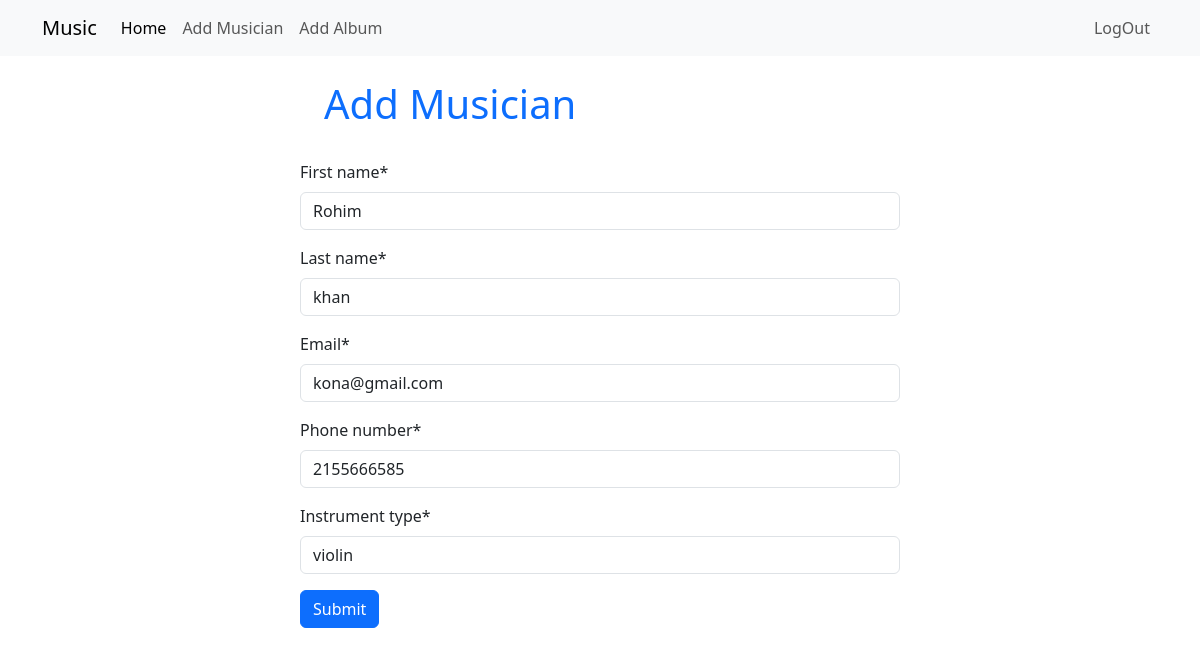
The page /edit_musician/2 (signed in) on the database its author committed.
### musician/models.py (models this page shows, shortened)
class Musicians_Model(models.Model):
    first_name = models.CharField(max_length=100)
    last_name = models.CharField(max_length=100)
    email = models.EmailField()
    phone_number= models.IntegerField()
    instrument_type = models.CharField(max_length=100)

### musician/views.py (the view)
# urls.py: path('edit_musician/<int:id>',views.Edit_Musician.as_view(),name='edit_musician'),
@method_decorator(login_required,name='dispatch')
class Edit_Musician(UpdateView):
    model= Musicians_Model
    form_class = Musician
    template_name = 'musician.html'
    pk_url_kwarg='id'
    success_url=reverse_lazy('home')

### musician/forms.py
class Musician(forms.ModelForm):
    class Meta:
        model = models.Musicians_Model
        fields='__all__'

### musician/templates/musician.html (shortened to what this page needs)
{% extends 'base.html' %}
{% load crispy_forms_tags %}
{% block content %}
   <form method="post" style="width: 50%; margin: auto;">
      <h1 class="text-primary p-4">Add Musician</h1>
      {{form | crispy}}
      <button type="submit" class="btn btn-primary">Submit</button>
   </form>
{% endblock %}

### rows shown on the page
Musicians_Model: first_name "Rohim", last_name "khan", email "kona@gmail.com", phone_number "2155666585", instrument_type "violin"
